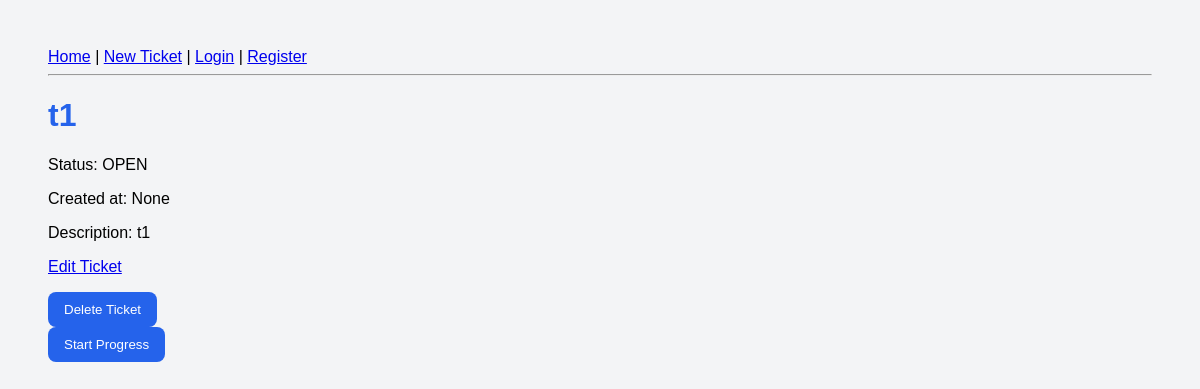
The app's page /tickets/1, older data.
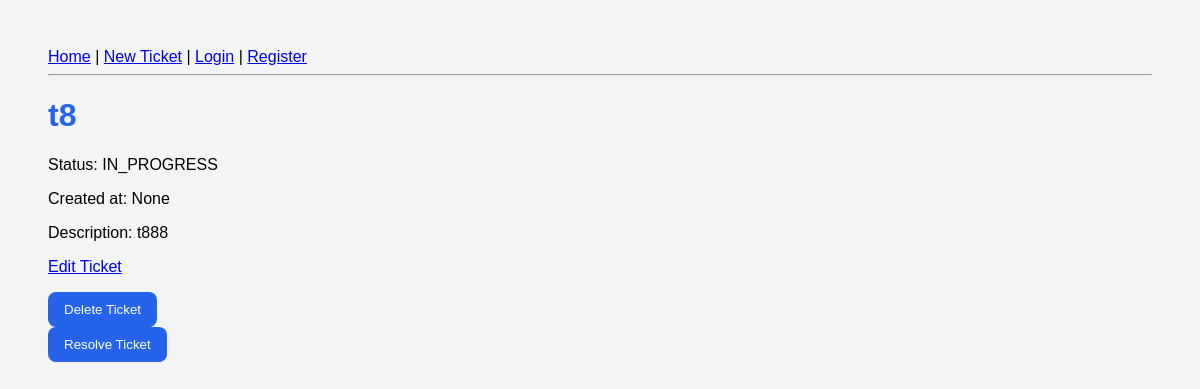
The same page, newer data.
### tables this page shows
CREATE TABLE tickets (
            id INTEGER PRIMARY KEY AUTOINCREMENT,
            title TEXT NOT NULL,
            status TEXT NOT NULL,
            description TEXT NOT NULL
        , user_id INTEGER REFERENCES users(id), created_at TEXT);

### ticket_routes.py (the view)
@ticket_bp.route("/tickets/<int:ticket_id>")
def ticket_details(ticket_id):
    selected_ticket = get_ticket_by_id(ticket_id)
    if selected_ticket is None:
        abort(404)
    return render_template("ticket_details.html", ticket=selected_ticket)

### app.py (called while the page is built)
@app.context_processor
def inject_csrf_token():
    return {
        "csrf_token": generate_csrf_token
    }

### auth_helpers.py (called while the page is built)
def generate_csrf_token():
    if session.get("csrf_token") is None:
        session["csrf_token"] = secrets.token_hex(32)
    return session["csrf_token"]

### database.py (called while the page is built)
def get_connection():
    connection = sqlite3.connect(DATABASE_NAME)
    connection.row_factory = sqlite3.Row # this allows us to access columns by name instead of index
    return connection

### ticket_repository.py (called while the page is built)
def row_to_ticket(row):
    return Ticket(
        id=row["id"],
        title=row["title"],
        status=TicketStatus(row["status"]),
        description=row["description"],
        user_id=row["user_id"],
        created_at=row["created_at"]
    )

def find_by_id(ticket_id):
    connection = get_connection()
    row = connection.execute(
        "SELECT * FROM tickets WHERE id = ?",
        (ticket_id,)
    ).fetchone()
    connection.close()
    if row is None:
        return None
    return row_to_ticket(row)

### ticket_service.py (called while the page is built)
def get_ticket_by_id(ticket_id):
    return find_by_id(ticket_id)

### templates/ticket_details.html (shortened to what this page needs)
{% extends "base.html" %}
{% block content %}
{% if ticket %}
    <h1>{{ ticket.title }}</h1>
    <p>Status: {{ ticket.status.value }}</p>
    <p>Created at: {{ ticket.created_at }}</p>
    <p>Description: {{ ticket.description }}</p>
    <p>
        <a href="{{ url_for('tickets.edit_ticket_form', ticket_id=ticket.id) }}">
            Edit Ticket
        </a>
    </p>
    <form action="{{ url_for('tickets.delete_ticket_route', ticket_id=ticket.id) }}" method="post">
        <button type="submit">Delete Ticket</button>
    </form>
    {% if ticket.status.value == "OPEN" %}
        <form action="{{ url_for('tickets.start_progress_ticket_route', ticket_id=ticket.id) }}" method="post">
            <button type="submit">Start Progress</button>
        </form>
    {% elif ticket.status.value == "IN_PROGRESS" %}
        <form action="{{ url_for('tickets.resolve_ticket_route', ticket_id=ticket.id) }}" method="post">
            <button type="submit">Resolve Ticket</button>
        </form>
    {% else %}
        <p>This ticket is resolved.</p>
    {% endif %}
{% else %}
    <h1>Ticket not found</h1>
{% endif %}
{% endblock %}

Row changes from the older to the newer data that the page shows:
changed tickets: title "t1" → "t8"; status.value "OPEN" → "IN_PROGRESS"; description "t1" → "t888"
Text that changed along with them:
text no longer shown: "Start Progress"
text now shown: "Resolve Ticket"
